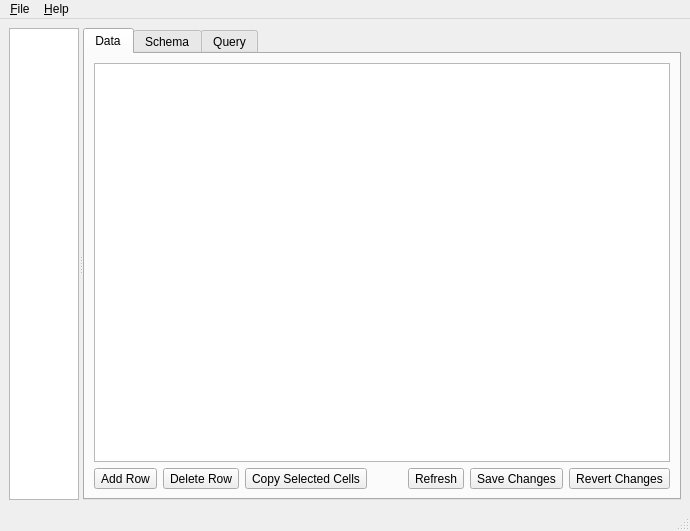
<ui version="4.0" >
 <author>Timo Bingmann</author>
 <comment></comment>
 <exportmacro></exportmacro>
 <class>WMain</class>
 <widget class="QMainWindow" name="WMain" >
  <property name="geometry" >
   <rect>
    <x>0</x>
    <y>0</y>
    <width>690</width>
    <height>531</height>
   </rect>
  </property>
  <property name="windowTitle" >
   <string>QtSqlView</string>
  </property>
  <property name="windowIcon" >
   <iconset resource="QtSqlView.qrc" >:/img/table.png</iconset>
  </property>
  <widget class="QWidget" name="centralwidget" >
   <layout class="QHBoxLayout" >
    <property name="margin" >
     <number>9</number>
    </property>
    <property name="spacing" >
     <number>6</number>
    </property>
    <item>
     <widget class="QSplitter" name="splitter" >
      <property name="orientation" >
       <enum>Qt::Horizontal</enum>
      </property>
      <widget class="QTreeView" name="treeDbList" >
       <property name="sizePolicy" >
        <sizepolicy>
         <hsizetype>7</hsizetype>
         <vsizetype>7</vsizetype>
         <horstretch>1</horstretch>
         <verstretch>0</verstretch>
        </sizepolicy>
       </property>
      </widget>
      <widget class="QTabWidget" name="tabWidget" >
       <property name="sizePolicy" >
        <sizepolicy>
         <hsizetype>7</hsizetype>
         <vsizetype>7</vsizetype>
         <horstretch>4</horstretch>
         <verstretch>0</verstretch>
        </sizepolicy>
       </property>
       <property name="currentIndex" >
        <number>0</number>
       </property>
       <widget class="QWidget" name="tab1" >
        <attribute name="title" >
         <string>Data</string>
        </attribute>
        <attribute name="icon" >
         <iconset resource="QtSqlView.qrc" >:/img/table.png</iconset>
        </attribute>
        <layout class="QVBoxLayout" >
         <property name="margin" >
          <number>9</number>
         </property>
         <property name="spacing" >
          <number>6</number>
         </property>
         <item>
          <widget class="QTableView" name="dataTable" >
           <property name="alternatingRowColors" >
            <bool>true</bool>
           </property>
           <property name="selectionMode" >
            <enum>QAbstractItemView::ContiguousSelection</enum>
           </property>
          </widget>
         </item>
         <item>
          <layout class="QHBoxLayout" >
           <property name="margin" >
            <number>0</number>
           </property>
           <property name="spacing" >
            <number>6</number>
           </property>
           <item>
            <widget class="QToolButton" name="addRowButton" >
             <property name="toolTip" >
              <string>Add Row</string>
             </property>
             <property name="text" >
              <string>Add Row</string>
             </property>
             <property name="icon" >
              <iconset resource="QtSqlView.qrc" >:/img/addrow.png</iconset>
             </property>
            </widget>
           </item>
           <item>
            <widget class="QToolButton" name="delRowButton" >
             <property name="toolTip" >
              <string>Delete Selected Row(s)</string>
             </property>
             <property name="text" >
              <string>Delete Row</string>
             </property>
             <property name="icon" >
              <iconset resource="QtSqlView.qrc" >:/img/delrow.png</iconset>
             </property>
            </widget>
           </item>
           <item>
            <widget class="QToolButton" name="copyDataButton" >
             <property name="toolTip" >
              <string>Copy Selected Cells</string>
             </property>
             <property name="text" >
              <string>Copy Selected Cells</string>
             </property>
             <property name="icon" >
              <iconset resource="QtSqlView.qrc" >:/img/copyedit.png</iconset>
             </property>
            </widget>
           </item>
           <item>
            <spacer>
             <property name="orientation" >
              <enum>Qt::Horizontal</enum>
             </property>
             <property name="sizeHint" >
              <size>
               <width>40</width>
               <height>20</height>
              </size>
             </property>
            </spacer>
           </item>
           <item>
            <widget class="QToolButton" name="refreshDataButton" >
             <property name="toolTip" >
              <string>Refresh</string>
             </property>
             <property name="text" >
              <string>Refresh</string>
             </property>
             <property name="icon" >
              <iconset resource="QtSqlView.qrc" >:/img/refresh.png</iconset>
             </property>
            </widget>
           </item>
           <item>
            <widget class="QToolButton" name="saveDataButton" >
             <property name="toolTip" >
              <string>Write Changes</string>
             </property>
             <property name="text" >
              <string>Save Changes</string>
             </property>
             <property name="icon" >
              <iconset resource="QtSqlView.qrc" >:/img/edit.png</iconset>
             </property>
            </widget>
           </item>
           <item>
            <widget class="QToolButton" name="revertDataButton" >
             <property name="toolTip" >
              <string>Revert Changes</string>
             </property>
             <property name="text" >
              <string>Revert Changes</string>
             </property>
             <property name="icon" >
              <iconset resource="QtSqlView.qrc" >:/img/trash.png</iconset>
             </property>
            </widget>
           </item>
          </layout>
         </item>
        </layout>
       </widget>
       <widget class="QWidget" name="tab2" >
        <attribute name="title" >
         <string>Schema</string>
        </attribute>
        <attribute name="icon" >
         <iconset resource="QtSqlView.qrc" >:/img/scheme.png</iconset>
        </attribute>
        <layout class="QHBoxLayout" >
         <property name="margin" >
          <number>9</number>
         </property>
         <property name="spacing" >
          <number>6</number>
         </property>
         <item>
          <widget class="QTableView" name="schemaTable" >
           <property name="selectionMode" >
            <enum>QAbstractItemView::ContiguousSelection</enum>
           </property>
          </widget>
         </item>
        </layout>
       </widget>
       <widget class="QWidget" name="tab3" >
        <attribute name="title" >
         <string>Query</string>
        </attribute>
        <attribute name="icon" >
         <iconset resource="QtSqlView.qrc" >:/img/query.png</iconset>
        </attribute>
        <layout class="QVBoxLayout" >
         <property name="margin" >
          <number>9</number>
         </property>
         <property name="spacing" >
          <number>6</number>
         </property>
         <item>
          <widget class="QSplitter" name="splitter_2" >
           <property name="orientation" >
            <enum>Qt::Vertical</enum>
           </property>
           <widget class="QWidget" name="widget2" >
            <property name="sizePolicy" >
             <sizepolicy>
              <hsizetype>5</hsizetype>
              <vsizetype>5</vsizetype>
              <horstretch>0</horstretch>
              <verstretch>3</verstretch>
             </sizepolicy>
            </property>
            <layout class="QVBoxLayout" >
             <property name="margin" >
              <number>0</number>
             </property>
             <property name="spacing" >
              <number>6</number>
             </property>
             <item>
              <widget class="QTextEdit" name="editQuery" >
               <property name="acceptRichText" >
                <bool>false</bool>
               </property>
              </widget>
             </item>
             <item>
              <layout class="QHBoxLayout" >
               <property name="margin" >
                <number>0</number>
               </property>
               <property name="spacing" >
                <number>6</number>
               </property>
               <item>
                <widget class="QToolButton" name="goQueryButton" >
                 <property name="toolTip" >
                  <string>Execute Query</string>
                 </property>
                 <property name="text" >
                  <string>Execute Query</string>
                 </property>
                 <property name="icon" >
                  <iconset resource="QtSqlView.qrc" >:/img/go.png</iconset>
                 </property>
                </widget>
               </item>
               <item>
                <widget class="QToolButton" name="copyQueryDataButton" >
                 <property name="toolTip" >
                  <string>Copy Selected Cells</string>
                 </property>
                 <property name="text" >
                  <string>Copy Selected Cells</string>
                 </property>
                 <property name="icon" >
                  <iconset resource="QtSqlView.qrc" >:/img/copyedit.png</iconset>
                 </property>
                </widget>
               </item>
               <item>
                <spacer>
                 <property name="orientation" >
                  <enum>Qt::Horizontal</enum>
                 </property>
                 <property name="sizeHint" >
                  <size>
                   <width>40</width>
                   <height>20</height>
                  </size>
                 </property>
                </spacer>
               </item>
               <item>
                <widget class="QToolButton" name="clearQueryButton" >
                 <property name="toolTip" >
                  <string>Clear Query</string>
                 </property>
                 <property name="text" >
                  <string>Clear Query</string>
                 </property>
                 <property name="icon" >
                  <iconset resource="QtSqlView.qrc" >:/img/trash.png</iconset>
                 </property>
                </widget>
               </item>
               <item>
                <widget class="QToolButton" name="loadQueryButton" >
                 <property name="toolTip" >
                  <string>Load Query from Text File</string>
                 </property>
                 <property name="text" >
                  <string>Load Query</string>
                 </property>
                 <property name="icon" >
                  <iconset resource="QtSqlView.qrc" >:/img/fileload.png</iconset>
                 </property>
                </widget>
               </item>
               <item>
                <widget class="QToolButton" name="saveQueryButton" >
                 <property name="toolTip" >
                  <string>Save Query to Text File</string>
                 </property>
                 <property name="text" >
                  <string>Save Query to Text File</string>
                 </property>
                 <property name="icon" >
                  <iconset resource="QtSqlView.qrc" >:/img/filesave.png</iconset>
                 </property>
                </widget>
               </item>
              </layout>
             </item>
            </layout>
           </widget>
           <widget class="QWidget" name="widget" >
            <property name="sizePolicy" >
             <sizepolicy>
              <hsizetype>5</hsizetype>
              <vsizetype>5</vsizetype>
              <horstretch>0</horstretch>
              <verstretch>1</verstretch>
             </sizepolicy>
            </property>
            <layout class="QVBoxLayout" >
             <property name="margin" >
              <number>0</number>
             </property>
             <property name="spacing" >
              <number>6</number>
             </property>
             <item>
              <widget class="QTableView" name="queryTable" >
               <property name="alternatingRowColors" >
                <bool>true</bool>
               </property>
               <property name="selectionMode" >
                <enum>QAbstractItemView::ContiguousSelection</enum>
               </property>
              </widget>
             </item>
             <item>
              <widget class="QTextEdit" name="queryResultText" >
               <property name="readOnly" >
                <bool>true</bool>
               </property>
               <property name="acceptRichText" >
                <bool>false</bool>
               </property>
              </widget>
             </item>
            </layout>
           </widget>
          </widget>
         </item>
        </layout>
       </widget>
      </widget>
     </widget>
    </item>
   </layout>
  </widget>
  <widget class="QMenuBar" name="menubar" >
   <property name="geometry" >
    <rect>
     <x>0</x>
     <y>0</y>
     <width>690</width>
     <height>29</height>
    </rect>
   </property>
   <widget class="QMenu" name="menu_File" >
    <property name="title" >
     <string>&amp;File</string>
    </property>
    <addaction name="action_AddConnection" />
    <addaction name="action_EditConnection" />
    <addaction name="action_RemoveConnection" />
    <addaction name="action_RefreshTablelist" />
    <addaction name="separator" />
    <addaction name="action_Exit" />
   </widget>
   <widget class="QMenu" name="menu_Help" >
    <property name="title" >
     <string>&amp;Help</string>
    </property>
    <addaction name="action_About" />
    <addaction name="action_VisitWebsite" />
    <addaction name="action_AboutQt" />
   </widget>
   <addaction name="menu_File" />
   <addaction name="menu_Help" />
  </widget>
  <widget class="QStatusBar" name="statusbar" />
  <action name="action_AddConnection" >
   <property name="icon" >
    <iconset resource="QtSqlView.qrc" >:/img/newconn.png</iconset>
   </property>
   <property name="text" >
    <string>&amp;Add Connection</string>
   </property>
  </action>
  <action name="action_Exit" >
   <property name="text" >
    <string>&amp;Exit</string>
   </property>
  </action>
  <action name="action_RemoveConnection" >
   <property name="icon" >
    <iconset resource="QtSqlView.qrc" >:/img/delconn.png</iconset>
   </property>
   <property name="text" >
    <string>&amp;Remove Connection</string>
   </property>
  </action>
  <action name="action_About" >
   <property name="icon" >
    <iconset resource="QtSqlView.qrc" >:/img/help.png</iconset>
   </property>
   <property name="text" >
    <string>&amp;About</string>
   </property>
  </action>
  <action name="action_EditConnection" >
   <property name="icon" >
    <iconset resource="QtSqlView.qrc" >:/img/conn.png</iconset>
   </property>
   <property name="text" >
    <string>Edit Connection</string>
   </property>
  </action>
  <action name="action_AddRow" >
   <property name="icon" >
    <iconset resource="QtSqlView.qrc" >:/img/addrow.png</iconset>
   </property>
   <property name="text" >
    <string>Add Row</string>
   </property>
  </action>
  <action name="action_DelRow" >
   <property name="icon" >
    <iconset resource="QtSqlView.qrc" >:/img/delrow.png</iconset>
   </property>
   <property name="text" >
    <string>Delete Row</string>
   </property>
  </action>
  <action name="action_RevertData" >
   <property name="icon" >
    <iconset resource="QtSqlView.qrc" >:/img/trash.png</iconset>
   </property>
   <property name="text" >
    <string>Revert Changes</string>
   </property>
  </action>
  <action name="action_SaveData" >
   <property name="icon" >
    <iconset resource="QtSqlView.qrc" >:/img/edit.png</iconset>
   </property>
   <property name="text" >
    <string>Save Changes</string>
   </property>
  </action>
  <action name="action_ShowOptions" >
   <property name="text" >
    <string>Show Options</string>
   </property>
  </action>
  <action name="action_RefreshData" >
   <property name="icon" >
    <iconset resource="QtSqlView.qrc" >:/img/refresh.png</iconset>
   </property>
   <property name="text" >
    <string>Refresh Data</string>
   </property>
  </action>
  <action name="action_RefreshTablelist" >
   <property name="icon" >
    <iconset resource="QtSqlView.qrc" >:/img/refresh.png</iconset>
   </property>
   <property name="text" >
    <string>Refresh Table List</string>
   </property>
  </action>
  <action name="action_AboutQt" >
   <property name="text" >
    <string>About Qt</string>
   </property>
  </action>
  <action name="action_VisitWebsite" >
   <property name="icon" >
    <iconset resource="QtSqlView.qrc" >:/img/world.png</iconset>
   </property>
   <property name="text" >
    <string>Visit Website</string>
   </property>
  </action>
 </widget>
 <pixmapfunction></pixmapfunction>
 <resources>
  <include location="QtSqlView.qrc" />
 </resources>
 <connections/>
</ui>
